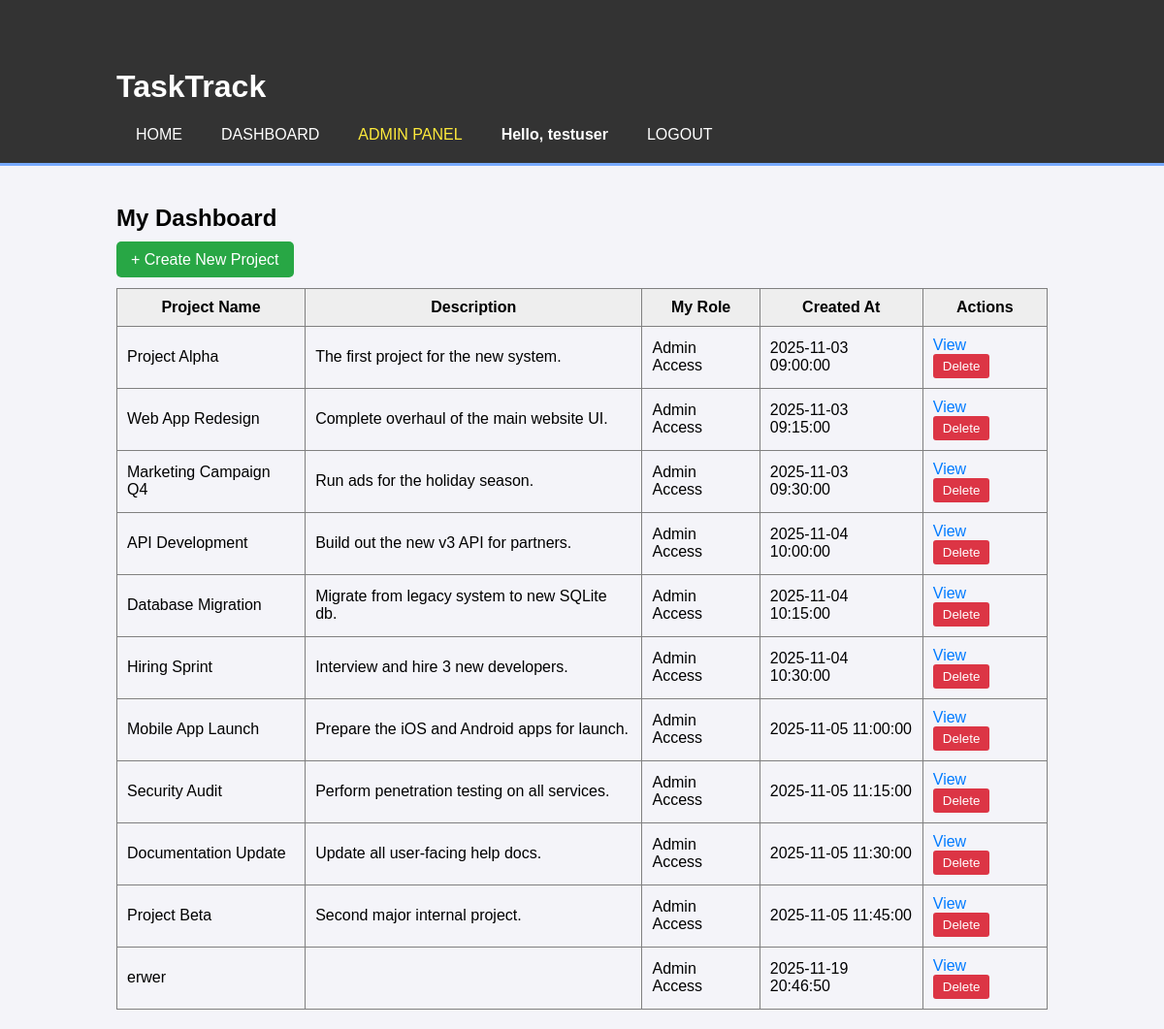
The page /dashboard (signed in) on the database as committed earlier.
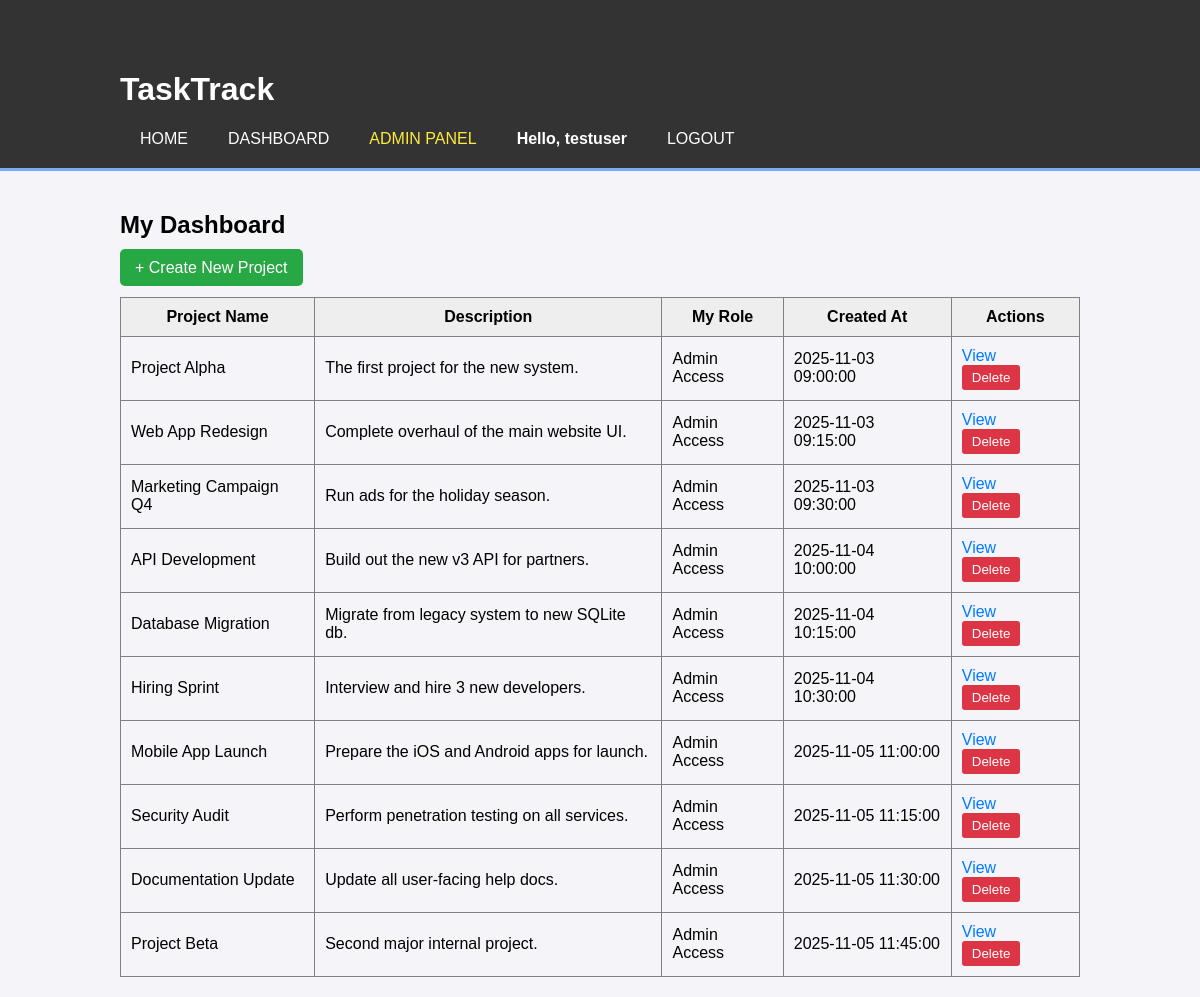
The same page on the database as committed later.
### tables this page shows
CREATE TABLE projects (
    project_id INTEGER PRIMARY KEY,
    project_name TEXT NOT NULL,
    description TEXT,
    owner_id INTEGER NOT NULL,
    created_at TEXT NOT NULL,
    FOREIGN KEY (owner_id) REFERENCES users (user_id)
);

### app.py (the view, shortened to what this page needs)
@app.route('/dashboard')
def dashboard():
    if 'user_id' not in session:
        return redirect(url_for('login'))
    user_id = session['user_id']
    connection = get_db_connection()
    if session.get('is_admin') == 1:
        projects = connection.execute('SELECT *, "Admin Access" as role FROM projects').fetchall()
    connection.close()
    return render_template('dashboard.html', projects=projects)

### app.py (called while the page is built)
def get_db_connection():
    connection = sqlite3.connect('fake_db.db')
    connection.row_factory = sqlite3.Row
    return connection

### templates/dashboard.html
{% extends 'base.html' %}
{% block content %}
    <h2>My Dashboard</h2>
    <div style="margin-bottom: 20px;">
        <a href="{{ url_for('create_project') }}" class="button" style="background-color: #28a745; color: white; padding: 10px 15px; text-decoration: none; border-radius: 5px;">+ Create New Project</a>
    </div>
    {% if projects %}
        <table border="1" cellpadding="10" cellspacing="0" style="width: 100%; border-collapse: collapse;">
            <thead>
                <tr style="background-color: #eee;">
                    <th>Project Name</th>
                    <th>Description</th>
                    <th>My Role</th>
                    <th>Created At</th>
                    <th>Actions</th>
                </tr>
            </thead>
            <tbody>
                {% for project in projects %}
                    <tr>
                        <td>{{ project['project_name'] }}</td>
                        <td>{{ project['description'] }}</td>
                        <td>{{ project['role'] }}</td>
                        <td>{{ project['created_at'] }}</td>
                        <td>
                            <a href="{{ url_for('view_project', project_id=project['project_id']) }}" style="color: #007bff; text-decoration: none; margin-right: 10px;">View</a>
                            <form action="{{ url_for('delete_project', project_id=project['project_id']) }}" method="post" style="display:inline;" onsubmit="return confirm('Are you sure you want to delete this project? This cannot be undone.');">
                                <button type="submit" style="background-color: #dc3545; color: white; border: none; padding: 5px 10px; border-radius: 3px; cursor: pointer;">Delete</button>
                            </form>
                        </td>
                    </tr>
                {% endfor %}
            </tbody>
        </table>
    {% else %}
        <p>You are not a member of any projects yet.</p>
    {% endif %}
{% endblock %}

### templates/base.html (shortened to what this page needs)
<!DOCTYPE html>
<html lang="en">
<head>
    <link rel="stylesheet" href="{{ url_for('static', filename='style.css') }}">
</head>
<body>
    <header>
        <div class="container">
            <h1>TaskTrack</h1>
            <nav>
                <ul>
                    <li><a href="{{ url_for('index') }}">Home</a></li>
                    {% if session['user_id'] %}
                        <li><a href="{{ url_for('dashboard') }}">Dashboard</a></li>
                        {% if session['is_admin'] == 1 %}
                            <li><a href="{{ url_for('admin_dashboard') }}" style="color: #ffeb3b;">Admin Panel</a></li>
                        {% endif %}
                        <li style="color: white; font-weight: bold;">Hello, {{ session['username'] }}</li>
                        <li><a href="{{ url_for('logout') }}">Logout</a></li>
                    {% else %}
                        <li><a href="{{ url_for('login') }}">Login</a></li>
                        <li><a href="{{ url_for('register') }}">Register</a></li>
                    {% endif %}
                </ul>
            </nav>
        </div>
    </header>
    <div class="container">
        {% block content %}{% endblock %}
    </div>
</body>
</html>

### static/style.css (style rules this page uses)
body { font-family: sans-serif; background-color: #f4f4f9; margin: 0; padding: 0; }
.container { width: 80%; margin: auto; overflow: hidden; padding: 20px; }
header { background: #333; color: #fff; padding-top: 30px; min-height: 70px; border-bottom: #77aaff 3px solid; }
header a { color: #fff; text-decoration: none; text-transform: uppercase; font-size: 16px; }
header ul { padding: 0; margin: 0; list-style: none; overflow: hidden; }
header li { float: left; display: inline; padding: 0 20px 0 20px; }

Rows that differ between the two databases and show on the page:
removed projects: project_name "erwer", role "Admin Access", created_at "2025-11-19 20:46:50"
